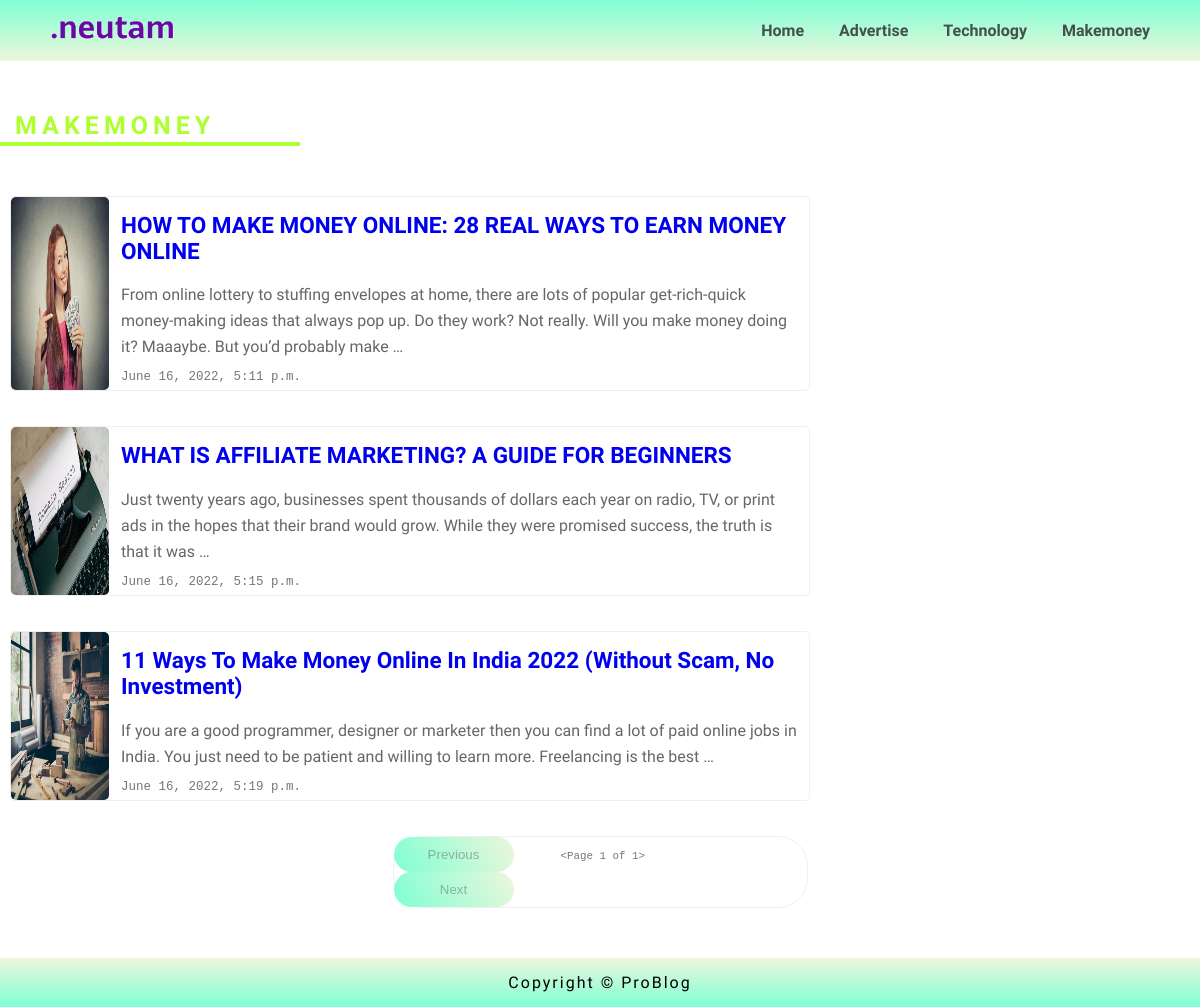
The page /make/ on the database its author committed.
### core/models.py (models this page shows)
class Makemoney(models.Model):
    title = models.CharField(max_length=500)
    photo = models.ImageField(upload_to="myimage")
    date = models.DateTimeField(auto_now_add=True)
    backlink = models.URLField(max_length=150, blank=True)
    linkname = models.CharField(max_length=150, blank=True)
    desc = models.TextField(max_length=2500)
    subtitleone = models.CharField(max_length=500, blank=True)
    subphotoone = models.ImageField(upload_to="myimage", blank=True)
    subdescone =models.TextField(max_length=2500, blank=True)
    subtitletwo = models.CharField(max_length=500, blank=True)
    subphototwo = models.ImageField(upload_to="myimage", blank=True)
    subdesctwo =models.TextField(max_length=2500, blank=True)
    subtitlethree = models.CharField(max_length=500, blank=True)
    subphotothree = models.ImageField(upload_to="myimage", blank=True)
    subdescthree =models.TextField(max_length=2500, blank=True)

### core/views.py (the view)
# urls.py: path('make/', views.makemoney, name='back-make'),
def makemoney(request):
    show_ads_data = Makemoney.objects.all()
    make_post_data = show_ads_data
    paginator = Paginator(make_post_data, 10, orphans=1)
    page_number = request.GET.get('page')
    page_obj = paginator.get_page(page_number)
    return render(request, 'core/makemoney.html',{'make_all_post': make_post_data, 'page_obj': page_obj})

### core/templates/core/makemoney.html (shortened to what this page needs)
{% extends 'core/base.html'%}
{% load static %}
{% block content %}
<link rel="stylesheet" href="{% static 'core/css/catogary.css'%}">
<link rel="stylesheet" href="{% static 'core/css/page-count.css'%}">
    <div class="ads-header-title">
        <h1>Makemoney</h1><hr>
        {% for make in page_obj %}
                <div class="sub-header-wraper">
                    <div class="sub-header-img">
                        <img src="{{make.photo.url}}" alt="create_plan_howto_marketing img_error" width="100%" height="100%">
                    </div>
                    <div class="sub-header-title">
                        <div class="sub-header-con">
                          <a href="{% url 'make-desc' make.id %}"><h2>{{make.title|truncatewords:16}}</h2>
                            <p>{{make.desc|truncatewords:36}}</p></a>
                            <small>{{make.date}}</small>
                        </div>
                    </div>
                </div>
        {% endfor %}
    </div>
    <div class="page-count-man">
        <div class="pagination">
            {% if page_obj.has_previous %}
                <a href="?page={{page_obj.previous_page_number}}"><input type="button" value="Previous"></a>
            {% else %}
                    <input type="button" value="Previous" disabled>
            {% endif %}
               <small>{{page_obj}}</small>
            {% if page_obj.has_next %}
                <a href="?page={{page_obj.next_page_number}}"><input type="button" value="Next"></a>
            {% else %}
                 <input type="button" value="Next" disabled>
            {% endif %}
        </div>
    </div>
{% endblock content %}

### core/static/core/css/Style.css (style rules this page uses)
* { box-sizing: border-box; }
body { margin: 0; padding: 0; font-family: 'Muli', sans-serif; }
a { text-decoration: none; }
small { color:#777; font-family: monospace; }
.sub-header-wraper { max-width: 800px; min-width: fit-content; height: auto; border-bottom: 1px solid #eeee; display: flex; padding: 0px; margin-bottom: 20px; }
.sub-header-img { width: 220px; height: 180px; border: 0px solid red; }
.sub-header-img img { border: 0px solid yellow; border-radius: 5px; }
.sub-header-con { width: 560px; height: auto; border: 0px solid black; padding: 0px 12px; line-height: 26px; }
.sub-header-con a { text-decoration: none; }
.sub-header-con h2 { margin-top: 6px; }
.sub-header-con p { margin: 2px 0; font-size: 16px; color: rgba(71, 72, 73, 0.836); }
@media screen and (max-width: 1281px) { .sub-header-wraper { max-width: 800px; min-width: 580px; height: auto; border-bottom: 1px solid #eeee; display: flex; padding: 0px; margin-bottom: 20px; } }

### core/static/core/css/catogary.css (style rules this page uses)
.ads-header-title { width: auto; height: auto; border: 0px solid black; }
.ads-header-title h1 { margin-top: 0px; text-transform: uppercase; color: greenyellow; margin-left: 15px; letter-spacing: 5px; }
.ads-header-title hr { width: 300px; height: auto; border: 2px solid greenyellow; margin: -15px 0px 50px 0px; }
.sub-header-wraper { width: auto !important; height: auto; border: 1px solid #eeee; border-radius: 5px; display: flex; padding:0px !important; margin: 35px 80px; }
.sub-header-img { width: 420px !important; height: auto !important; border: 0px solid red; }
.sub-header-img img { border: 0px solid yellow; border-radius: 5px; }
.sub-header-con { width: 700px !important; height: auto; border: 0px solid black; padding: 0px 12px; line-height: 26px; }
.sub-header-con h2 { margin-top: 25px; }
@media screen and (max-width: 1282px) { .ads-header-title { width: 100vw; height: auto; border: 0px solid black; } }
@media screen and (max-width: 1282px) { .sub-header-wraper { width: auto !important; height: auto; border: 1px solid #eeee; border-radius: 5px; display: flex; padding:0px !important; margin: 35px 10px; } }
@media screen and (max-width: 1282px) { .sub-header-img { width: auto !important; height: auto !important; border: 0px solid red; } }
@media screen and (max-width: 1282px) { .sub-header-img img { width: 100%; border: 0px solid yellow; border-radius: 5px; } }
@media screen and (max-width: 1282px) { .sub-header-title { width: auto; height: auto; border: 0px solid black; font-size: 15px; } }
@media screen and (max-width: 1282px) { .sub-header-con h2 { margin-top: 15px; } }
@media screen and (max-width: 1282px) { .ads-header-title h1 { margin-top: 0px; text-transform: uppercase; color: greenyellow; margin-left: 15px; letter-spacing: 5px; font-size: 25px; } }

### core/static/core/css/page-count.css (style rules this page uses)
.page-count-man { width: auto; height: auto; border: 0px solid black; }
.pagination { width: 415px; height: auto; border: 1px solid #eeee; border-radius: 30px; }
.pagination input { width: 120px; height: auto; border: 0px solid black; border-radius: 30px; background: linear-gradient(60deg, aquamarine, rgb(153,205,50,0.178)); padding: 10px; }
.pagination small { width: auto; height: auto; border: 0px solid black; margin: 0px 43px; }

### core/templates/core/makemoney.html (style rules this page uses)
@media screen and (max-width: 1282px) { .ads-header-title { width: 100vw; height: auto; border: 0px solid black; } }
@media screen and (max-width: 1282px) { .sub-header-wraper { width: auto !important; height: auto; border: 1px solid #eeee; border-radius: 5px; display: flex; padding:0px !important; margin: 35px 10px; } }
@media screen and (max-width: 1282px) { .sub-header-img { width: auto !important; height: auto !important; border: 0px solid red; } }
@media screen and (max-width: 1282px) { .sub-header-img img { width: 100%; border: 0px solid yellow; border-radius: 5px; } }
@media screen and (max-width: 1282px) { .sub-header-title { width: auto; height: auto; border: 0px solid black; font-size: 15px; } }
@media screen and (max-width: 1282px) { .sub-header-con h2 { margin-top: 15px; } }
@media screen and (max-width: 1282px) { .ads-header-title h1 { margin-top: 0px; text-transform: uppercase; color: greenyellow; margin-left: 15px; letter-spacing: 5px; font-size: 25px; } }

### rows shown on the page
Makemoney: photo (picture), title "HOW TO MAKE MONEY ONLINE: 28 REAL WAYS TO EARN MONEY ONLINE", desc "From online lottery to stuffing envelopes at home, there are lots of popular get-rich-quick money-making ideas that always pop up. Do they work? Not really. Will you make money doing it? Maaaybe. But you’d probably make …", date "June 16, 2022, 5:11 p.m."
Makemoney: photo (picture), title "WHAT IS AFFILIATE MARKETING? A GUIDE FOR BEGINNERS", desc "Just twenty years ago, businesses spent thousands of dollars each year on radio, TV, or print ads in the hopes that their brand would grow. While they were promised success, the truth is that it was …", date "June 16, 2022, 5:15 p.m."
Makemoney: photo (picture), title "11 Ways To Make Money Online In India 2022 (Without Scam, No Investment)", desc "If you are a good programmer, designer or marketer then you can find a lot of paid online jobs in India. You just need to be patient and willing to learn more. Freelancing is the best …", date "June 16, 2022, 5:19 p.m."

### other values the page prints
{{ page_obj }} "<Page 1 of 1>"
